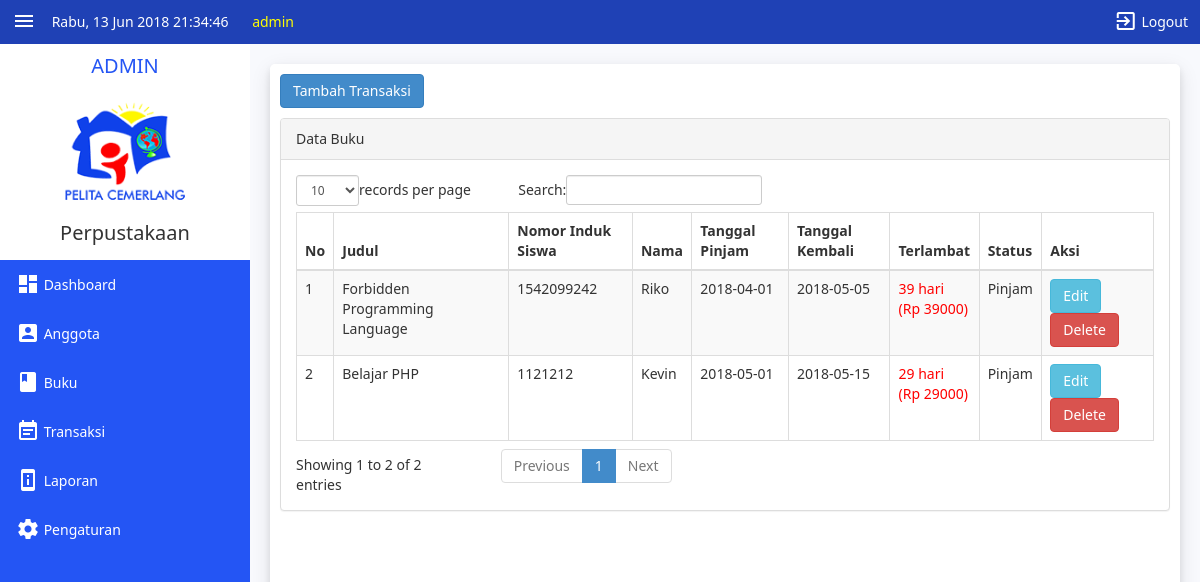
Screenshot of /admin/index.php?page=transaksi (signed in) with the database file from the repository.
### tables this page shows
CREATE TABLE `tbuser` (
  `id` int(11) NOT NULL,
  `status` varchar(5) NOT NULL,
  `nama` varchar(225) NOT NULL,
  `username` varchar(225) NOT NULL,
  `password` varchar(225) NOT NULL
);

CREATE TABLE `tb_transaksi` (
  `id` int(9) NOT NULL,
  `judul` varchar(250) NOT NULL,
  `nis` varchar(15) NOT NULL,
  `nama` varchar(255) NOT NULL,
  `tgl_pinjam` date NOT NULL,
  `tgl_kembali` date NOT NULL,
  `status` varchar(125) NOT NULL
);

### function.php (called while the page is built)
<?php
  function terlambat($tgl_dateline, $tgl_kembali) {
  $tgl_dateline_pecah = explode("-", $tgl_dateline);
  $tgl_dateline_pecah = $tgl_dateline_pecah[2]."-".$tgl_dateline_pecah[1]."-".$tgl_dateline_pecah[0];
  $tgl_kembali_pecah = explode("-", $tgl_kembali);
  $tgl_kembali_pecah = $tgl_kembali_pecah[2]."-".$tgl_kembali_pecah[1]."-".$tgl_kembali_pecah[0];
  $selisih = strtotime($tgl_kembali_pecah) - strtotime($tgl_dateline_pecah);
  $selisih = $selisih/86400;
  if($selisih>=1){
    $hasil_tgl = floor($selisih);
  }
    else {
      $hasil_tgl = 0;
    }
  return $hasil_tgl;
  }
?>

### admin/page/transaksi/transaksi.php (the view, shortened to what this page needs)
<?php include '../function.php'; ?>
<a href="?page=transaksi&aksi=tambah" class="btn btn-primary" style="margin-bottom: 10px">Tambah Transaksi</a>
<div class="row">
  <div class="col-md-12">
  <div class="panel panel-default">
      <div class="panel-heading">
        Data Buku
      </div>
      <div class="panel-body">
        <div class="table-responsive" id="container-table-transaksi">
          <table class="table table-striped table-bordered table-hover" id="dataTables-example">
            <thead>
              <tr>
                <th>No</th>
                <th>Judul</th>
                <th>Nomor Induk Siswa</th>
                <th>Nama</th>
                <th>Tanggal Pinjam</th>
                <th>Tanggal Kembali</th>
                <th>Terlambat</th>
                <th>Status</th>
                <th>Aksi </th>
              </tr>
            </thead>
            <tbody>
              <?php
              $no = 1;
              $sql = $koneksi -> query("select*from tb_transaksi where status='pinjam'");
              while ($data= $sql-> fetch_assoc()){
                ?>
                <tr>
                  <td><?php echo $no++; ?></td>
                  <td><?php echo $data['judul'];?></td>
                  <td><?php echo $data['nis'];?></td>
                  <td><?php echo $data['nama'];?></td>
                  <td><?php echo $data['tgl_pinjam'];?></td>
                  <td><?php echo $data['tgl_kembali'];?></td>
                  <td>
                    <?php
                    $denda = 1000;
                    $tgl_dateline = $data['tgl_kembali'];
                    $tgl_kembali = date('Y-m-d');
                    $lambat = terlambat($tgl_dateline, $tgl_kembali);
                    $denda_a = $lambat * $denda;
                    if($lambat>0){
                      echo "
                      <font color='red'>$lambat hari<br>(Rp $denda_a)</font>
                      ";
                    }else{
                      echo $lambat . "Hari";
                    }
                    ?>
                  </td>
                  <td><?php echo $data['status'];?></td>
                  <td>
                    <a href="?page=anggota&aksi=edit&id=<?php echo $data['nim'];?>" class="btn btn-info">Edit</a>
                    <a onclick="return confirm('Anda Yakin Ingin Menghapus Data Buku Berikut?')" href="?page=transaksi&aksi=hapus&id=<?php echo $data['id'];?>" class="btn btn-danger">Delete</a>
                  </td>
                </tr>
              <?php } ?>
            </tbody>
          </table>
          </div>
        </div>
    </div>
  </div>
</div>

### admin/index.php (shortened to what this page needs)
<?php
  $koneksi = new mysqli ("localhost","root","","perpustakaan");
?>
<!DOCTYPE html>
<html>
<head>
  <link rel="stylesheet" href="../assets/css/bootstrap.css">
  <link rel="stylesheet" href="../assets/css/bootstrap.ba.css">
  <link rel="stylesheet" href="../assets/css/style.css">
  <link href="../assets/js/dataTables/dataTables.bootstrap.css" rel="stylesheet" >
</head>
<body onload="setInterval('displayServerTime()', 1000);">
  <div class="top-bar">
    <div class="hamburger">
      <button class="hamburger-button" onclick="toggleNav()"><i class="material-icons logout-button">menu</i></button>
    </div>
    <div id="logoutButton" class="hamburger hamburger-logout">
      <button class="hamburger-button" onclick="document.getElementById('modallogout').style.display='block'" ><i class="material-icons logout-button">exit_to_app</i> Logout</button>
    </div>
    <div class="top-bar-menu">
      <?php
        function hari(){
            switch (date("N")) {
              case '3':
                $hari = "Rabu";
                break;
            }
            return($hari);
        }
        $tanggal = hari().", ". date("j M Y");
        echo $tanggal;
      ?>
      <span id="clock"><?php print date('H:i:s'); ?></span>
    </div>
    <div class="top-bar-menu" style="color:yellow; padding-left:20px; font-size:14px;">
      <?php
        include '../koneksi.php';
          $username = $_SESSION['username'];
        mysqli_select_db($conn,'perpustakaan');
        $result = mysqli_query($conn,"SELECT * FROM tbuser WHERE username = '$username'");
        if (mysqli_num_rows($result) > 0) {
          while($row = mysqli_fetch_assoc($result)) {
            echo $row['nama'];
          }
        }
      ?>
    </div>
  </div>
  <div id="mySidenav" class="sidenav tab">
    <div style="background:white;padding:10px;">
      <h2 id="admin" class="admin">ADMIN</h2>
      <center><img src="../assets/img/logo.png" style="width:230px;" alt="logo"></center>
      <h2 style="text-align: Center;">Perpustakaan</h2>
    </div>
    <a href="index.php"><i class="material-icons">dashboard</i> Dashboard</a>
    <a href="?page=anggota"><i class="material-icons">account_box</i> Anggota</a>
    <a href="?page=buku"><i class="material-icons">book</i> Buku</a>
    <a href="?page=transaksi"><i class="material-icons">event_note</i> Transaksi</a>
    <a href="?page=laporan"><i class="material-icons">perm_device_information</i> Laporan</a>
    <a href="?page=pengaturan"><i class="material-icons">settings</i> Pengaturan</a>
  </div>
  <div id="main" class="main">
    <div class="sub-main">
        <div class="content">
          <?php
            $page = $_GET['page'];
            $aksi = $_GET['aksi'];
            if($page == "anggota"){
              if (isset($_GET['aksi'])){
                if ($aksi=="tambah"){
                  include "./page/anggota/tambah.php";
                }
                elseif ($aksi=="edit"){
                  include "./page/anggota/edit.php";
                }
                elseif ($aksi=="hapus"){
                  include "./page/anggota/hapus.php";
                }
                elseif ($aksi=="coba"){
                  include "./page/anggota/coba.php";
                }
              }
              else {
                include "./page/anggota/anggota.php";
              }
            }
            elseif($page == "transaksi"){
              if (isset($_GET['aksi'])){
                if ($aksi=="tambah"){
                  include "./page/transaksi/tambah.php";
                }
                elseif ($aksi=="kembali"){
                  include "./page/transaksi/kembali.php";
                }
                elseif ($aksi=="perpanjang"){
                  include "./page/transaksi/perpanjang.php";
                }
              }
              else {
                include "./page/transaksi/transaksi.php";
              }
            }
            else {
              include "./page/dashboard.php";
            }
          ?>
        </div>
      </div>
  </div>
</body>
</html>

### assets/css/style.css (style rules this page uses)
body { font-family: "segoe ui"; margin: 0; background-color: #f8f9fd; }
.tab a { display: block; background-color: inherit; color: white; padding-top: 6px; padding-bottom: 14px; padding-left: 16px; width: 100%; border: none; outline: none; text-align: left; cursor: pointer; transition: 0.5s; font-size: 14px; text-decoration:none; }
i { font-size: 30px; transform: translateX(0%) translateY(25%); }
.tab { float: left; width: 30%; height: 300px; }
.sidenav { margin-top: 44px; height: 100%; width: 250px; position: fixed; z-index: 1; top: 0; left: 0; background-color: #2455f4; overflow-x: hidden; transition: 0.5s; }
.main { transition: margin-left 0.5s; margin-left: 250px; height: 100%; position: relative; z-index: 2; transition: 0.5s; }
a { color: white; }
.top-bar { position: fixed; z-index: 4; width: 100%; min-height: 44px; background-color: #1f41b5; color: white; padding-top: 2px; font-size: 14px; }
.top-bar-menu { display: inline-block; padding-left: 8px; }
.top-bar .hamburger { display: inline-block; }
.hamburger-button { display: block; background-color: #1f41b5; color: white; padding-left: 8px ; padding-right: 4px; padding-bottom: 10px; margin-left: 4px; width: 100%; border: none; outline: none; text-align: left; cursor: pointer; transition: 0.3s; }
.logout-button { padding-left: 16px ; padding-right: 10px; padding-top: 8px; padding-bottom: 10px; }
.hamburger i { padding:0; }
.hamburger-logout { position: relative; float: right; margin-right: 8px; transition: margin-left 0.5s; transition: margin-right 0.5s; }
.admin { text-align: center; color: #2455f4; }
.sub-main { width: 100%; height: 100%; float: right; padding: 20px; transition: 0.5s; }
.content { margin-top: 44px; min-height: 900px; padding: 10px; background: #fff; border-radius: 5px; box-shadow: 0 4px 8px 0 rgba(0, 0, 0, 0.1), 0 6px 20px 0 rgba(0, 0, 0, 0.1); }

### rows the page displays
tbuser: nama "admin"
tb_transaksi: judul "Forbidden Programming Language", nis "1542099242", nama "Riko", tgl_pinjam "2018-04-01", tgl_kembali "2018-05-05", tgl_kembali "39", tgl_kembali "39000", status "Pinjam"
tb_transaksi: judul "Belajar PHP", nis "1121212", nama "Kevin", tgl_pinjam "2018-05-01", tgl_kembali "2018-05-15", tgl_kembali "29", tgl_kembali "29000", status "Pinjam"

### other values shown
$tanggal "Rabu, 13 Jun 2018"
